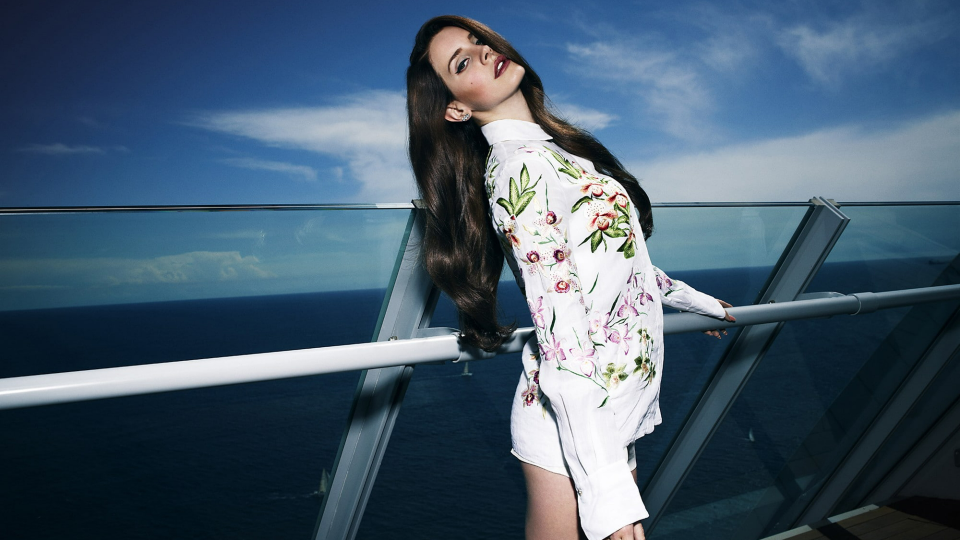
#> input picture 06-Edge Detection/lana.jpg, 1920 x 1080 px (shown at 1/2 size)
$ python 'Edge detection of image.py'
#> lines starting #> are read from the running program, lines starting #| are printed output that depends on the picture
#Edge detection of image
import cv2
import numpy as np
import matplotlib.pyplot as plt

img = cv2.imread('lana.jpg')
#> img is the input picture: shape (1080, 1920, 3); mean B, G, R 109.3, 90.6, 69.3
image_rgb = cv2.cvtColor(img, cv2.COLOR_BGR2RGB)

# Apply Canny edge detection
edges = cv2.Canny(image= image_rgb, threshold1=100, threshold2=700)
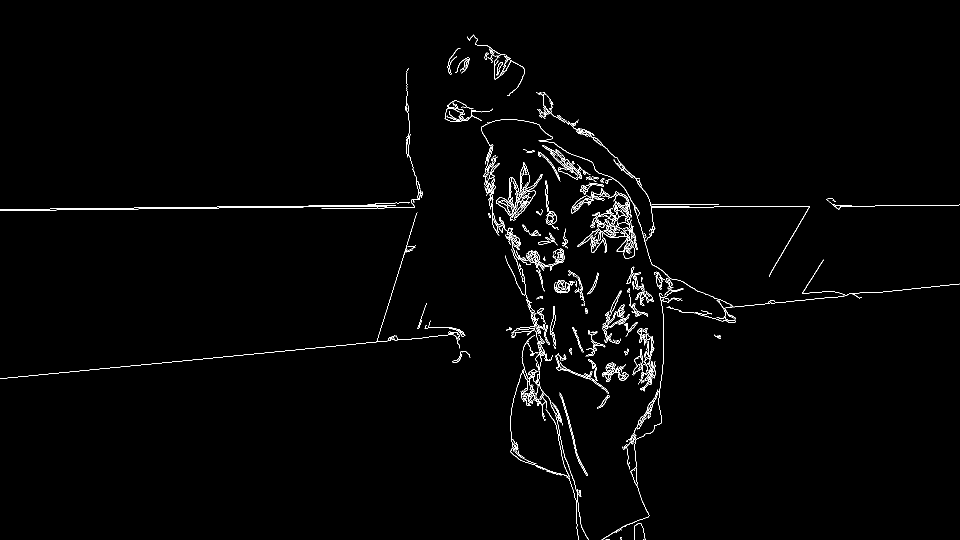
#> edges: shape (1080, 1920) (shown at 1/2 size); 1.4% white in thin lines or dots

fig, axs = plt.subplots(1, 2, figsize=(7, 4))

axs[0].imshow(image_rgb)
axs[0].set_title('Original Image')
axs[1].imshow(edges)
axs[1].set_title('Image edges')

for ax in axs:
    ax.set_xticks([])
    ax.set_yticks([])

plt.tight_layout()
plt.show()
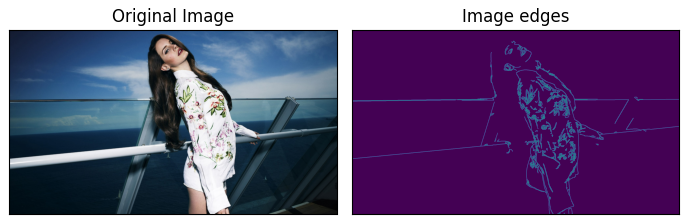
#> figure drawn by matplotlib, 2 panels
